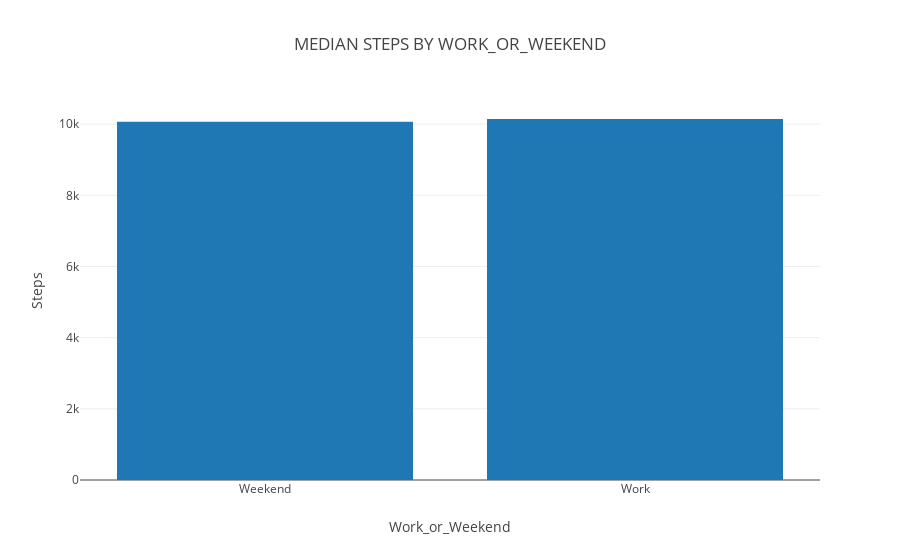

The notebook cell saved with this chart:
### Code cell
# MEDIAN STEPS BY WORK_OR_WEEKEND
# your code here

px.bar(df_average_work_or_weekend, x='Work_or_Weekend', y='Steps',
       barmode="group",orientation='v',title='MEDIAN STEPS BY WORK_OR_WEEKEND')

### Figure 1 — Plotly figure (JSON) as saved in the notebook; plotly's stock layout.template omitted (floating-point values rounded to 4 significant figures)
{"data": [{"alignmentgroup": "True", "hovertemplate": "Work_or_Weekend=%{x}<br>Steps=%{y}<extra></extra>", "legendgroup": "", "marker": {"color": "#1F77B4"}, "name": "", "offsetgroup": "", "orientation": "v", "showlegend": false, "textposition": "auto", "type": "bar", "x": ["Weekend", "Work"], "xaxis": "x", "y": [10060.0, 10140.0], "yaxis": "y"}], "layout": {"autosize": true, "barmode": "group", "legend": {"tracegroupgap": 0}, "title": {"text": "MEDIAN STEPS BY WORK_OR_WEEKEND"}, "xaxis": {"anchor": "y", "autorange": true, "domain": [0, 1], "range": [-0.5, 1.5], "title": {"text": "Work_or_Weekend"}, "type": "category"}, "yaxis": {"anchor": "x", "autorange": true, "domain": [0, 1], "range": [0, 10680.0], "title": {"text": "Steps"}, "type": "linear"}}}
